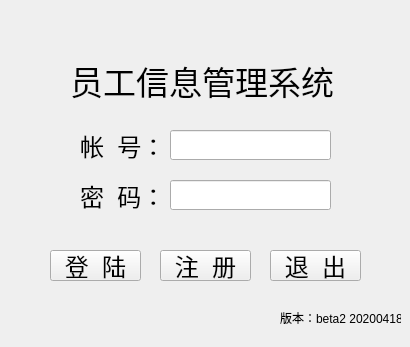
<?xml version="1.0" encoding="UTF-8"?>
<ui version="4.0">
 <class>Form</class>
 <widget class="QWidget" name="Form">
  <property name="geometry">
   <rect>
    <x>0</x>
    <y>0</y>
    <width>410</width>
    <height>347</height>
   </rect>
  </property>
  <property name="font">
   <font>
    <pointsize>18</pointsize>
   </font>
  </property>
  <property name="windowTitle">
   <string>login_window</string>
  </property>
  <widget class="QLabel" name="account_label">
   <property name="geometry">
    <rect>
     <x>80</x>
     <y>130</y>
     <width>171</width>
     <height>31</height>
    </rect>
   </property>
   <property name="text">
    <string>帐  号：</string>
   </property>
  </widget>
  <widget class="QLabel" name="welcome_label">
   <property name="geometry">
    <rect>
     <x>70</x>
     <y>50</y>
     <width>271</width>
     <height>61</height>
    </rect>
   </property>
   <property name="font">
    <font>
     <family>微软雅黑</family>
     <pointsize>25</pointsize>
    </font>
   </property>
   <property name="text">
    <string>员工信息管理系统</string>
   </property>
  </widget>
  <widget class="QLineEdit" name="account_lineEdit">
   <property name="geometry">
    <rect>
     <x>170</x>
     <y>130</y>
     <width>161</width>
     <height>30</height>
    </rect>
   </property>
  </widget>
  <widget class="QLineEdit" name="passwd_lineEdit">
   <property name="geometry">
    <rect>
     <x>170</x>
     <y>180</y>
     <width>161</width>
     <height>30</height>
    </rect>
   </property>
  </widget>
  <widget class="QLabel" name="passwd_label">
   <property name="geometry">
    <rect>
     <x>80</x>
     <y>180</y>
     <width>171</width>
     <height>31</height>
    </rect>
   </property>
   <property name="text">
    <string>密  码：</string>
   </property>
  </widget>
  <widget class="QPushButton" name="login_btn">
   <property name="geometry">
    <rect>
     <x>50</x>
     <y>250</y>
     <width>91</width>
     <height>31</height>
    </rect>
   </property>
   <property name="text">
    <string>登  陆</string>
   </property>
  </widget>
  <widget class="QPushButton" name="register_btn">
   <property name="geometry">
    <rect>
     <x>160</x>
     <y>250</y>
     <width>91</width>
     <height>31</height>
    </rect>
   </property>
   <property name="text">
    <string>注  册</string>
   </property>
  </widget>
  <widget class="QPushButton" name="quit_btn">
   <property name="geometry">
    <rect>
     <x>270</x>
     <y>250</y>
     <width>91</width>
     <height>31</height>
    </rect>
   </property>
   <property name="text">
    <string>退  出</string>
   </property>
  </widget>
  <widget class="QLabel" name="version_label">
   <property name="geometry">
    <rect>
     <x>280</x>
     <y>310</y>
     <width>121</width>
     <height>16</height>
    </rect>
   </property>
   <property name="font">
    <font>
     <pointsize>9</pointsize>
    </font>
   </property>
   <property name="text">
    <string>版本：beta2 20200418</string>
   </property>
  </widget>
 </widget>
 <tabstops>
  <tabstop>account_lineEdit</tabstop>
  <tabstop>passwd_lineEdit</tabstop>
  <tabstop>login_btn</tabstop>
  <tabstop>register_btn</tabstop>
  <tabstop>quit_btn</tabstop>
 </tabstops>
 <resources/>
 <connections/>
</ui>
